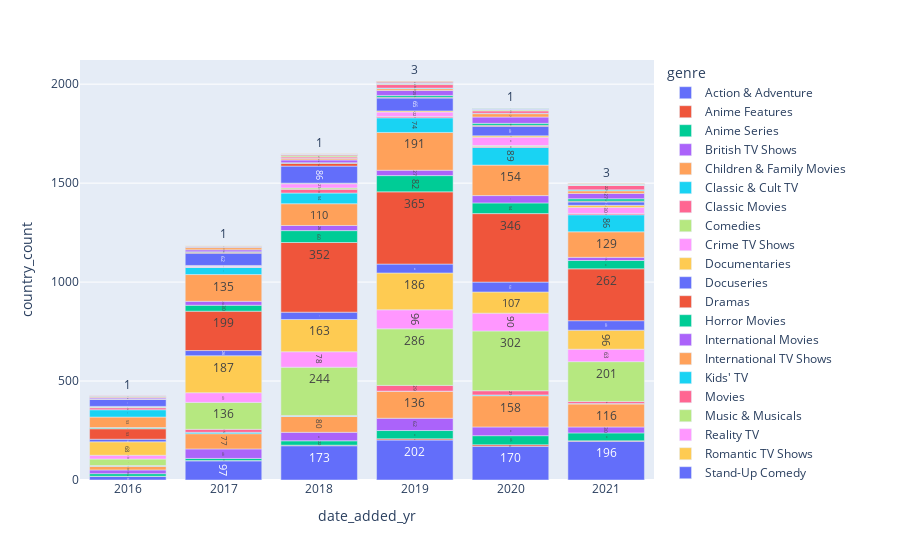

The code cell stored with this chart in its notebook:
### Code cell
fig = px.bar(df.groupby(['date_added_yr','genre',],as_index=False).agg(country_count = ('show_id','count')), x="date_added_yr", y="country_count", color="genre", text_auto=True)
fig.show()

### Figure 1 — Plotly figure (JSON) as saved in the notebook; plotly's stock layout.template omitted (floating-point values rounded to 4 significant figures)
{"data": [{"alignmentgroup": "True", "hovertemplate": "genre=Action & Adventure<br>date_added_yr=%{x}<br>country_count=%{y}<extra></extra>", "legendgroup": "Action & Adventure", "marker": {"color": "#636efa", "pattern": {"shape": ""}}, "name": "Action & Adventure", "offsetgroup": "Action & Adventure", "orientation": "v", "showlegend": true, "textposition": "auto", "texttemplate": "%{y}", "type": "bar", "x": [2016, 2017, 2018, 2019, 2020, 2021], "xaxis": "x", "y": [18, 97, 173, 202, 170, 196], "yaxis": "y"}, {"alignmentgroup": "True", "hovertemplate": "genre=Anime Features<br>date_added_yr=%{x}<br>country_count=%{y}<extra></extra>", "legendgroup": "Anime Features", "marker": {"color": "#EF553B", "pattern": {"shape": ""}}, "name": "Anime Features", "offsetgroup": "Anime Features", "orientation": "v", "showlegend": true, "textposition": "auto", "texttemplate": "%{y}", "type": "bar", "x": [2016, 2017, 2018, 2019, 2020, 2021], "xaxis": "x", "y": [1, 1, 3, 6, 8, 2], "yaxis": "y"}, {"alignmentgroup": "True", "hovertemplate": "genre=Anime Series<br>date_added_yr=%{x}<br>country_count=%{y}<extra></extra>", "legendgroup": "Anime Series", "marker": {"color": "#00cc96", "pattern": {"shape": ""}}, "name": "Anime Series", "offsetgroup": "Anime Series", "orientation": "v", "showlegend": true, "textposition": "auto", "texttemplate": "%{y}", "type": "bar", "x": [2016, 2017, 2018, 2019, 2020, 2021], "xaxis": "x", "y": [13, 11, 22, 42, 46, 40], "yaxis": "y"}, {"alignmentgroup": "True", "hovertemplate": "genre=British TV Shows<br>date_added_yr=%{x}<br>country_count=%{y}<extra></extra>", "legendgroup": "British TV Shows", "marker": {"color": "#ab63fa", "pattern": {"shape": ""}}, "name": "British TV Shows", "offsetgroup": "British TV Shows", "orientation": "v", "showlegend": true, "textposition": "auto", "texttemplate": "%{y}", "type": "bar", "x": [2016, 2017, 2018, 2019, 2020, 2021], "xaxis": "x", "y": [19, 48, 43, 62, 44, 30], "yaxis": "y"}, {"alignmentgroup": "True", "hovertemplate": "genre=Children & Family Movies<br>date_added_yr=%{x}<br>country_count=%{y}<extra></extra>", "legendgroup": "Children & Family Movies", "marker": {"color": "#FFA15A", "pattern": {"shape": ""}}, "name": "Children & Family Movies", "offsetgroup": "Children & Family Movies", "orientation": "v", "showlegend": true, "textposition": "auto", "texttemplate": "%{y}", "type": "bar", "x": [2016, 2017, 2018, 2019, 2020, 2021], "xaxis": "x", "y": [19, 77, 80, 136, 158, 116], "yaxis": "y"}, {"alignmentgroup": "True", "hovertemplate": "genre=Classic & Cult TV<br>date_added_yr=%{x}<br>country_count=%{y}<extra></extra>", "legendgroup": "Classic & Cult TV", "marker": {"color": "#19d3f3", "pattern": {"shape": ""}}, "name": "Classic & Cult TV", "offsetgroup": "Classic & Cult TV", "orientation": "v", "showlegend": true, "textposition": "auto", "texttemplate": "%{y}", "type": "bar", "x": [2016, 2017, 2018, 2019, 2020, 2021], "xaxis": "x", "y": [1, 7, 2, 1, 4, 3], "yaxis": "y"}, {"alignmentgroup": "True", "hovertemplate": "genre=Classic Movies<br>date_added_yr=%{x}<br>country_count=%{y}<extra></extra>", "legendgroup": "Classic Movies", "marker": {"color": "#FF6692", "pattern": {"shape": ""}}, "name": "Classic Movies", "offsetgroup": "Classic Movies", "orientation": "v", "showlegend": true, "textposition": "auto", "texttemplate": "%{y}", "type": "bar", "x": [2016, 2017, 2018, 2019, 2020, 2021], "xaxis": "x", "y": [2, 15, 3, 29, 21, 10], "yaxis": "y"}, {"alignmentgroup": "True", "hovertemplate": "genre=Comedies<br>date_added_yr=%{x}<br>country_count=%{y}<extra></extra>", "legendgroup": "Comedies", "marker": {"color": "#B6E880", "pattern": {"shape": ""}}, "name": "Comedies", "offsetgroup": "Comedies", "orientation": "v", "showlegend": true, "textposition": "auto", "texttemplate": "%{y}", "type": "bar", "x": [2016, 2017, 2018, 2019, 2020, 2021], "xaxis": "x", "y": [33, 136, 244, 286, 302, 201], "yaxis": "y"}, {"alignmentgroup": "True", "hovertemplate": "genre=Crime TV Shows<br>date_added_yr=%{x}<br>country_count=%{y}<extra></extra>", "legendgroup": "Crime TV Shows", "marker": {"color": "#FF97FF", "pattern": {"shape": ""}}, "name": "Crime TV Shows", "offsetgroup": "Crime TV Shows", "orientation": "v", "showlegend": true, "textposition": "auto", "texttemplate": "%{y}", "type": "bar", "x": [2016, 2017, 2018, 2019, 2020, 2021], "xaxis": "x", "y": [19, 49, 78, 96, 90, 63], "yaxis": "y"}, {"alignmentgroup": "True", "hovertemplate": "genre=Documentaries<br>date_added_yr=%{x}<br>country_count=%{y}<extra></extra>", "legendgroup": "Documentaries", "marker": {"color": "#FECB52", "pattern": {"shape": ""}}, "name": "Documentaries", "offsetgroup": "Documentaries", "orientation": "v", "showlegend": true, "textposition": "auto", "texttemplate": "%{y}", "type": "bar", "x": [2016, 2017, 2018, 2019, 2020, 2021], "xaxis": "x", "y": [68, 187, 163, 186, 107, 96], "yaxis": "y"}, {"alignmentgroup": "True", "hovertemplate": "genre=Docuseries<br>date_added_yr=%{x}<br>country_count=%{y}<extra></extra>", "legendgroup": "Docuseries", "marker": {"color": "#636efa", "pattern": {"shape": ""}}, "name": "Docuseries", "offsetgroup": "Docuseries", "orientation": "v", "showlegend": true, "textposition": "auto", "texttemplate": "%{y}", "type": "bar", "x": [2016, 2017, 2018, 2019, 2020, 2021], "xaxis": "x", "y": [13, 26, 37, 45, 50, 48], "yaxis": "y"}, {"alignmentgroup": "True", "hovertemplate": "genre=Dramas<br>date_added_yr=%{x}<br>country_count=%{y}<extra></extra>", "legendgroup": "Dramas", "marker": {"color": "#EF553B", "pattern": {"shape": ""}}, "name": "Dramas", "offsetgroup": "Dramas", "orientation": "v", "showlegend": true, "textposition": "auto", "texttemplate": "%{y}", "type": "bar", "x": [2016, 2017, 2018, 2019, 2020, 2021], "xaxis": "x", "y": [53, 199, 352, 365, 346, 262], "yaxis": "y"}, {"alignmentgroup": "True", "hovertemplate": "genre=Horror Movies<br>date_added_yr=%{x}<br>country_count=%{y}<extra></extra>", "legendgroup": "Horror Movies", "marker": {"color": "#00cc96", "pattern": {"shape": ""}}, "name": "Horror Movies", "offsetgroup": "Horror Movies", "orientation": "v", "showlegend": true, "textposition": "auto", "texttemplate": "%{y}", "type": "bar", "x": [2016, 2017, 2018, 2019, 2020, 2021], "xaxis": "x", "y": [4, 30, 60, 82, 54, 42], "yaxis": "y"}, {"alignmentgroup": "True", "hovertemplate": "genre=International Movies<br>date_added_yr=%{x}<br>country_count=%{y}<extra></extra>", "legendgroup": "International Movies", "marker": {"color": "#ab63fa", "pattern": {"shape": ""}}, "name": "International Movies", "offsetgroup": "International Movies", "orientation": "v", "showlegend": true, "textposition": "auto", "texttemplate": "%{y}", "type": "bar", "x": [2016, 2017, 2018, 2019, 2020, 2021], "xaxis": "x", "y": [2, 20, 26, 27, 37, 16], "yaxis": "y"}, {"alignmentgroup": "True", "hovertemplate": "genre=International TV Shows<br>date_added_yr=%{x}<br>country_count=%{y}<extra></extra>", "legendgroup": "International TV Shows", "marker": {"color": "#FFA15A", "pattern": {"shape": ""}}, "name": "International TV Shows", "offsetgroup": "International TV Shows", "orientation": "v", "showlegend": true, "textposition": "auto", "texttemplate": "%{y}", "type": "bar", "x": [2016, 2017, 2018, 2019, 2020, 2021], "xaxis": "x", "y": [53, 135, 110, 191, 154, 129], "yaxis": "y"}, {"alignmentgroup": "True", "hovertemplate": "genre=Kids' TV<br>date_added_yr=%{x}<br>country_count=%{y}<extra></extra>", "legendgroup": "Kids' TV", "marker": {"color": "#19d3f3", "pattern": {"shape": ""}}, "name": "Kids' TV", "offsetgroup": "Kids' TV", "orientation": "v", "showlegend": true, "textposition": "auto", "texttemplate": "%{y}", "type": "bar", "x": [2016, 2017, 2018, 2019, 2020, 2021], "xaxis": "x", "y": [37, 36, 54, 74, 89, 86], "yaxis": "y"}, {"alignmentgroup": "True", "hovertemplate": "genre=Movies<br>date_added_yr=%{x}<br>country_count=%{y}<extra></extra>", "legendgroup": "Movies", "marker": {"color": "#FF6692", "pattern": {"shape": ""}}, "name": "Movies", "offsetgroup": "Movies", "orientation": "v", "showlegend": true, "textposition": "auto", "texttemplate": "%{y}", "type": "bar", "x": [2016, 2017, 2018, 2019, 2020, 2021], "xaxis": "x", "y": [10, 2, 19, 7, 5, 7], "yaxis": "y"}, {"alignmentgroup": "True", "hovertemplate": "genre=Music & Musicals<br>date_added_yr=%{x}<br>country_count=%{y}<extra></extra>", "legendgroup": "Music & Musicals", "marker": {"color": "#B6E880", "pattern": {"shape": ""}}, "name": "Music & Musicals", "offsetgroup": "Music & Musicals", "orientation": "v", "showlegend": true, "textposition": "auto", "texttemplate": "%{y}", "type": "bar", "x": [2016, 2017, 2018, 2020], "xaxis": "x", "y": [4, 2, 7, 5], "yaxis": "y"}, {"alignmentgroup": "True", "hovertemplate": "genre=Reality TV<br>date_added_yr=%{x}<br>country_count=%{y}<extra></extra>", "legendgroup": "Reality TV", "marker": {"color": "#FF97FF", "pattern": {"shape": ""}}, "name": "Reality TV", "offsetgroup": "Reality TV", "orientation": "v", "showlegend": true, "textposition": "auto", "texttemplate": "%{y}", "type": "bar", "x": [2016, 2017, 2018, 2019, 2020, 2021], "xaxis": "x", "y": [2, 3, 21, 22, 42, 30], "yaxis": "y"}, {"alignmentgroup": "True", "hovertemplate": "genre=Romantic TV Shows<br>date_added_yr=%{x}<br>country_count=%{y}<extra></extra>", "legendgroup": "Romantic TV Shows", "marker": {"color": "#FECB52", "pattern": {"shape": ""}}, "name": "Romantic TV Shows", "offsetgroup": "Romantic TV Shows", "orientation": "v", "showlegend": true, "textposition": "auto", "texttemplate": "%{y}", "type": "bar", "x": [2016, 2017, 2018, 2019, 2020, 2021], "xaxis": "x", "y": [1, 3, 3, 6, 7, 11], "yaxis": "y"}, {"alignmentgroup": "True", "hovertemplate": "genre=Stand-Up Comedy<br>date_added_yr=%{x}<br>country_count=%{y}<extra></extra>", "legendgroup": "Stand-Up Comedy", "marker": {"color": "#636efa", "pattern": {"shape": ""}}, "name": "Stand-Up Comedy", "offsetgroup": "Stand-Up Comedy", "orientation": "v", "showlegend": true, "textposition": "auto", "texttemplate": "%{y}", "type": "bar", "x": [2016, 2017, 2018, 2019, 2020, 2021], "xaxis": "x", "y": [36, 62, 86, 65, 48, 17], "yaxis": "y"}, {"alignmentgroup": "True", "hovertemplate": "genre=Stand-Up Comedy & Talk Shows<br>date_added_yr=%{x}<br>country_count=%{y}<extra></extra>", "legendgroup": "Stand-Up Comedy & Talk Shows", "marker": {"color": "#EF553B", "pattern": {"shape": ""}}, "name": "Stand-Up Comedy & Talk Shows", "offsetgroup": "Stand-Up Comedy & Talk Shows", "orientation": "v", "showlegend": true, "textposition": "auto", "texttemplate": "%{y}", "type": "bar", "x": [2016, 2017, 2018, 2019, 2020, 2021], "xaxis": "x", "y": [1, 5, 14, 4, 5, 4], "yaxis": "y"}, {"alignmentgroup": "True", "hovertemplate": "genre=TV Action & Adventure<br>date_added_yr=%{x}<br>country_count=%{y}<extra></extra>", "legendgroup": "TV Action & Adventure", "marker": {"color": "#00cc96", "pattern": {"shape": ""}}, "name": "TV Action & Adventure", "offsetgroup": "TV Action & Adventure", "orientation": "v", "showlegend": true, "textposition": "auto", "texttemplate": "%{y}", "type": "bar", "x": [2016, 2017, 2018, 2019, 2020, 2021], "xaxis": "x", "y": [2, 2, 3, 9, 10, 12], "yaxis": "y"}, {"alignmentgroup": "True", "hovertemplate": "genre=TV Comedies<br>date_added_yr=%{x}<br>country_count=%{y}<extra></extra>", "legendgroup": "TV Comedies", "marker": {"color": "#ab63fa", "pattern": {"shape": ""}}, "name": "TV Comedies", "offsetgroup": "TV Comedies", "orientation": "v", "showlegend": true, "textposition": "auto", "texttemplate": "%{y}", "type": "bar", "x": [2016, 2017, 2018, 2019, 2020, 2021], "xaxis": "x", "y": [6, 10, 14, 25, 32, 27], "yaxis": "y"}, {"alignmentgroup": "True", "hovertemplate": "genre=TV Dramas<br>date_added_yr=%{x}<br>country_count=%{y}<extra></extra>", "legendgroup": "TV Dramas", "marker": {"color": "#FFA15A", "pattern": {"shape": ""}}, "name": "TV Dramas", "offsetgroup": "TV Dramas", "orientation": "v", "showlegend": true, "textposition": "auto", "texttemplate": "%{y}", "type": "bar", "x": [2016, 2017, 2018, 2019, 2020, 2021], "xaxis": "x", "y": [6, 11, 6, 9, 17, 13], "yaxis": "y"}, {"alignmentgroup": "True", "hovertemplate": "genre=TV Shows<br>date_added_yr=%{x}<br>country_count=%{y}<extra></extra>", "legendgroup": "TV Shows", "marker": {"color": "#19d3f3", "pattern": {"shape": ""}}, "name": "TV Shows", "offsetgroup": "TV Shows", "orientation": "v", "showlegend": true, "textposition": "auto", "texttemplate": "%{y}", "type": "bar", "x": [2016, 2017, 2018, 2019, 2020, 2021], "xaxis": "x", "y": [2, 2, 2, 3, 2, 5], "yaxis": "y"}, {"alignmentgroup": "True", "hovertemplate": "genre=Thrillers<br>date_added_yr=%{x}<br>country_count=%{y}<extra></extra>", "legendgroup": "Thrillers", "marker": {"color": "#FF6692", "pattern": {"shape": ""}}, "name": "Thrillers", "offsetgroup": "Thrillers", "orientation": "v", "showlegend": true, "textposition": "auto", "texttemplate": "%{y}", "type": "bar", "x": [2016, 2017, 2018, 2019, 2020, 2021], "xaxis": "x", "y": [1, 5, 7, 18, 12, 22], "yaxis": "y"}, {"alignmentgroup": "True", "hovertemplate": "genre=Independent Movies<br>date_added_yr=%{x}<br>country_count=%{y}<extra></extra>", "legendgroup": "Independent Movies", "marker": {"color": "#B6E880", "pattern": {"shape": ""}}, "name": "Independent Movies", "offsetgroup": "Independent Movies", "orientation": "v", "showlegend": true, "textposition": "auto", "texttemplate": "%{y}", "type": "bar", "x": [2017, 2018, 2019, 2020, 2021], "xaxis": "x", "y": [2, 6, 5, 5, 2], "yaxis": "y"}, {"alignmentgroup": "True", "hovertemplate": "genre=Romantic Movies<br>date_added_yr=%{x}<br>country_count=%{y}<extra></extra>", "legendgroup": "Romantic Movies", "marker": {"color": "#FF97FF", "pattern": {"shape": ""}}, "name": "Romantic Movies", "offsetgroup": "Romantic Movies", "orientation": "v", "showlegend": true, "textposition": "auto", "texttemplate": "%{y}", "type": "bar", "x": [2017, 2019, 2020], "xaxis": "x", "y": [1, 1, 1], "yaxis": "y"}, {"alignmentgroup": "True", "hovertemplate": "genre=TV Sci-Fi & Fantasy<br>date_added_yr=%{x}<br>country_count=%{y}<extra></extra>", "legendgroup": "TV Sci-Fi & Fantasy", "marker": {"color": "#FECB52", "pattern": {"shape": ""}}, "name": "TV Sci-Fi & Fantasy", "offsetgroup": "TV Sci-Fi & Fantasy", "orientation": "v", "showlegend": true, "textposition": "auto", "texttemplate": "%{y}", "type": "bar", "x": [2017], "xaxis": "x", "y": [1], "yaxis": "y"}, {"alignmentgroup": "True", "hovertemplate": "genre=Cult Movies<br>date_added_yr=%{x}<br>country_count=%{y}<extra></extra>", "legendgroup": "Cult Movies", "marker": {"color": "#636efa", "pattern": {"shape": ""}}, "name": "Cult Movies", "offsetgroup": "Cult Movies", "orientation": "v", "showlegend": true, "textposition": "auto", "texttemplate": "%{y}", "type": "bar", "x": [2018, 2019, 2020, 2021], "xaxis": "x", "y": [2, 4, 3, 2], "yaxis": "y"}, {"alignmentgroup": "True", "hovertemplate": "genre=Sci-Fi & Fantasy<br>date_added_yr=%{x}<br>country_count=%{y}<extra></extra>", "legendgroup": "Sci-Fi & Fantasy", "marker": {"color": "#EF553B", "pattern": {"shape": ""}}, "name": "Sci-Fi & Fantasy", "offsetgroup": "Sci-Fi & Fantasy", "orientation": "v", "showlegend": true, "textposition": "auto", "texttemplate": "%{y}", "type": "bar", "x": [2018, 2019, 2020, 2021], "xaxis": "x", "y": [5, 5, 1, 2], "yaxis": "y"}, {"alignmentgroup": "True", "hovertemplate": "genre=Spanish-Language TV Shows<br>date_added_yr=%{x}<br>country_count=%{y}<extra></extra>", "legendgroup": "Spanish-Language TV Shows", "marker": {"color": "#00cc96", "pattern": {"shape": ""}}, "name": "Spanish-Language TV Shows", "offsetgroup": "Spanish-Language TV Shows", "orientation": "v", "showlegend": true, "textposition": "auto", "texttemplate": "%{y}", "type": "bar", "x": [2018, 2021], "xaxis": "x", "y": [1, 1], "yaxis": "y"}, {"alignmentgroup": "True", "hovertemplate": "genre=Sports Movies<br>date_added_yr=%{x}<br>country_count=%{y}<extra></extra>", "legendgroup": "Sports Movies", "marker": {"color": "#ab63fa", "pattern": {"shape": ""}}, "name": "Sports Movies", "offsetgroup": "Sports Movies", "orientation": "v", "showlegend": true, "textposition": "auto", "texttemplate": "%{y}", "type": "bar", "x": [2018], "xaxis": "x", "y": [1], "yaxis": "y"}, {"alignmentgroup": "True", "hovertemplate": "genre=TV Horror<br>date_added_yr=%{x}<br>country_count=%{y}<extra></extra>", "legendgroup": "TV Horror", "marker": {"color": "#FFA15A", "pattern": {"shape": ""}}, "name": "TV Horror", "offsetgroup": "TV Horror", "orientation": "v", "showlegend": true, "textposition": "auto", "texttemplate": "%{y}", "type": "bar", "x": [2018, 2019, 2020, 2021], "xaxis": "x", "y": [1, 3, 3, 3], "yaxis": "y"}, {"alignmentgroup": "True", "hovertemplate": "genre=LGBTQ Movies<br>date_added_yr=%{x}<br>country_count=%{y}<extra></extra>", "legendgroup": "LGBTQ Movies", "marker": {"color": "#19d3f3", "pattern": {"shape": ""}}, "name": "LGBTQ Movies", "offsetgroup": "LGBTQ Movies", "orientation": "v", "showlegend": true, "textposition": "auto", "texttemplate": "%{y}", "type": "bar", "x": [2020], "xaxis": "x", "y": [1], "yaxis": "y"}], "layout": {"barmode": "relative", "legend": {"title": {"text": "genre"}, "tracegroupgap": 0}, "margin": {"t": 60}, "xaxis": {"anchor": "y", "domain": [0, 1], "title": {"text": "date_added_yr"}}, "yaxis": {"anchor": "x", "domain": [0, 1], "title": {"text": "country_count"}}}}
